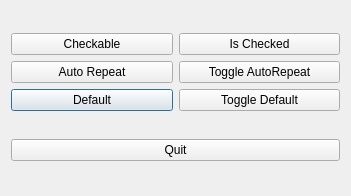
<?xml version="1.0" encoding="UTF-8"?>
<ui version="4.0">
 <class>Dialog</class>
 <widget class="QDialog" name="Dialog">
  <property name="geometry">
   <rect>
    <x>0</x>
    <y>0</y>
    <width>351</width>
    <height>196</height>
   </rect>
  </property>
  <property name="windowTitle">
   <string>Dialog</string>
  </property>
  <layout class="QVBoxLayout" name="verticalLayout">
   <item>
    <layout class="QGridLayout" name="gridLayout">
     <item row="0" column="0">
      <layout class="QHBoxLayout" name="horizontalLayout_3">
       <item>
        <widget class="QPushButton" name="btnCheckable">
         <property name="text">
          <string>Checkable</string>
         </property>
         <property name="checkable">
          <bool>true</bool>
         </property>
         <property name="checked">
          <bool>false</bool>
         </property>
        </widget>
       </item>
       <item>
        <widget class="QPushButton" name="btnIsChecked">
         <property name="text">
          <string>Is Checked</string>
         </property>
        </widget>
       </item>
      </layout>
     </item>
     <item row="1" column="0">
      <layout class="QHBoxLayout" name="horizontalLayout_2">
       <item>
        <widget class="QPushButton" name="btnAutoRepeat">
         <property name="text">
          <string>Auto Repeat</string>
         </property>
         <property name="autoRepeat">
          <bool>true</bool>
         </property>
        </widget>
       </item>
       <item>
        <widget class="QPushButton" name="btnToggleAutoRepeat">
         <property name="text">
          <string>Toggle AutoRepeat</string>
         </property>
        </widget>
       </item>
      </layout>
     </item>
     <item row="2" column="0">
      <layout class="QHBoxLayout" name="horizontalLayout">
       <item>
        <widget class="QPushButton" name="btnDefault">
         <property name="text">
          <string>Default</string>
         </property>
         <property name="default">
          <bool>true</bool>
         </property>
        </widget>
       </item>
       <item>
        <widget class="QPushButton" name="btnToggle2">
         <property name="text">
          <string>Toggle Default</string>
         </property>
        </widget>
       </item>
      </layout>
     </item>
    </layout>
   </item>
   <item>
    <widget class="QPushButton" name="btnQuit">
     <property name="text">
      <string>Quit</string>
     </property>
    </widget>
   </item>
  </layout>
 </widget>
 <resources/>
 <connections>
  <connection>
   <sender>btnQuit</sender>
   <signal>clicked()</signal>
   <receiver>Dialog</receiver>
   <slot>accept()</slot>
   <hints>
    <hint type="sourcelabel">
     <x>199</x>
     <y>179</y>
    </hint>
    <hint type="destinationlabel">
     <x>232</x>
     <y>146</y>
    </hint>
   </hints>
  </connection>
 </connections>
</ui>
